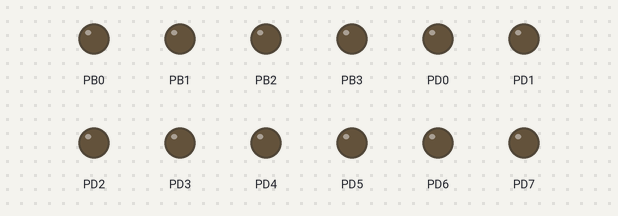
This program was run on a simulated ATmega328P, built with avr-gcc and emulated at 16 MHz. Parts: output pins drawn as LEDs (lit = HIGH).

Above: at 0.1 s.
At 4.1 s:
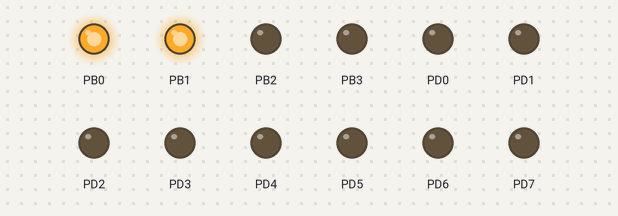
At 9.2 s:
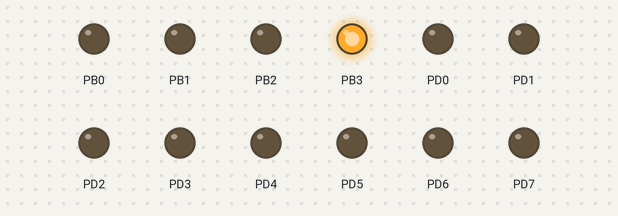
At 19.4 s:
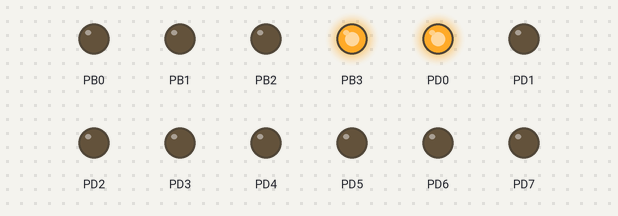
At 28.5 s:
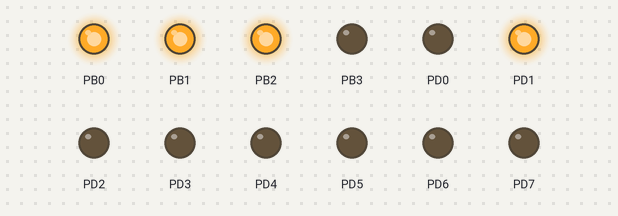
At 38.7 s:
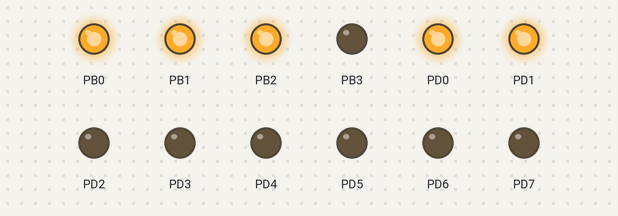
Timing chart, 0 to 40.0 s (numbered marks = the images above):
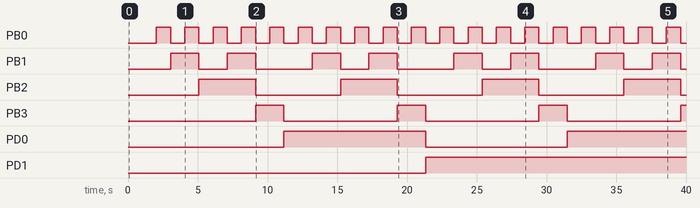

The program:

main.c
```c
/*
 * LDR_BUZZER_LASER.c
 *
 * Created: 12/04/2024 20:34:17
 * Author : Pedro Victor
 */

#define F_CPU 16000000

#include <avr/io.h>
#include <util/delay.h>
#include <avr/interrupt.h>

int estouro = 0;
int segundos = 0;
int digitos[2];

int main(void){
	cli(); // desabilita a interrup??o global
	TCNT0 = 0; //registrador que armazena o valaor atual da contagem
	TCCR0B = (1<<CS02); // PRESCALE DE 1:256
	TIMSK0 = (1<<TOIE0); //Habilita a interrup??o por estouro
	sei(); //Habilita as interrup??es gerais
	DDRD = 0b11111111;
	DDRB = 0b00001111;
	PORTD = 0;
	PORTB = 0;

	while(1){}
}

void escreveDigitos(int numero, int array[]) {
	for (int i = 2 - 1; i >= 0; i--) {
		array[i] = numero % 10;
		numero /= 10;
	}
	PORTB = digitos[1];
	PORTD = digitos[0];
}

ISR(TIMER0_OVF_vect){
	estouro++;
	if(estouro==248){
		estouro=0;
		if(segundos > 60){
			segundos = 0;
			PORTB = segundos;
			PORTD = segundos;
		}else{
			escreveDigitos(segundos, digitos);
		}
		segundos++;
	}
}
```

Measured:
- by itself, PB0: alternates HIGH for 1.0 s and LOW for 1.0 s
- by itself, PB1: repeats every 10.2 s: LOW 2.0 s, HIGH 2.0 s, LOW 4.1 s, HIGH 2.0 s
- by itself, PB2: alternates HIGH for 4.1 s and LOW for 6.1 s
- by itself, PB3: alternates HIGH for 2.0 s and LOW for 8.1 s
- by itself, PD0: LOW → HIGH at 11.2 s, → LOW 10.2 s later, → HIGH 10.2 s later
- by itself, PD1: LOW → HIGH at 21.3 s
